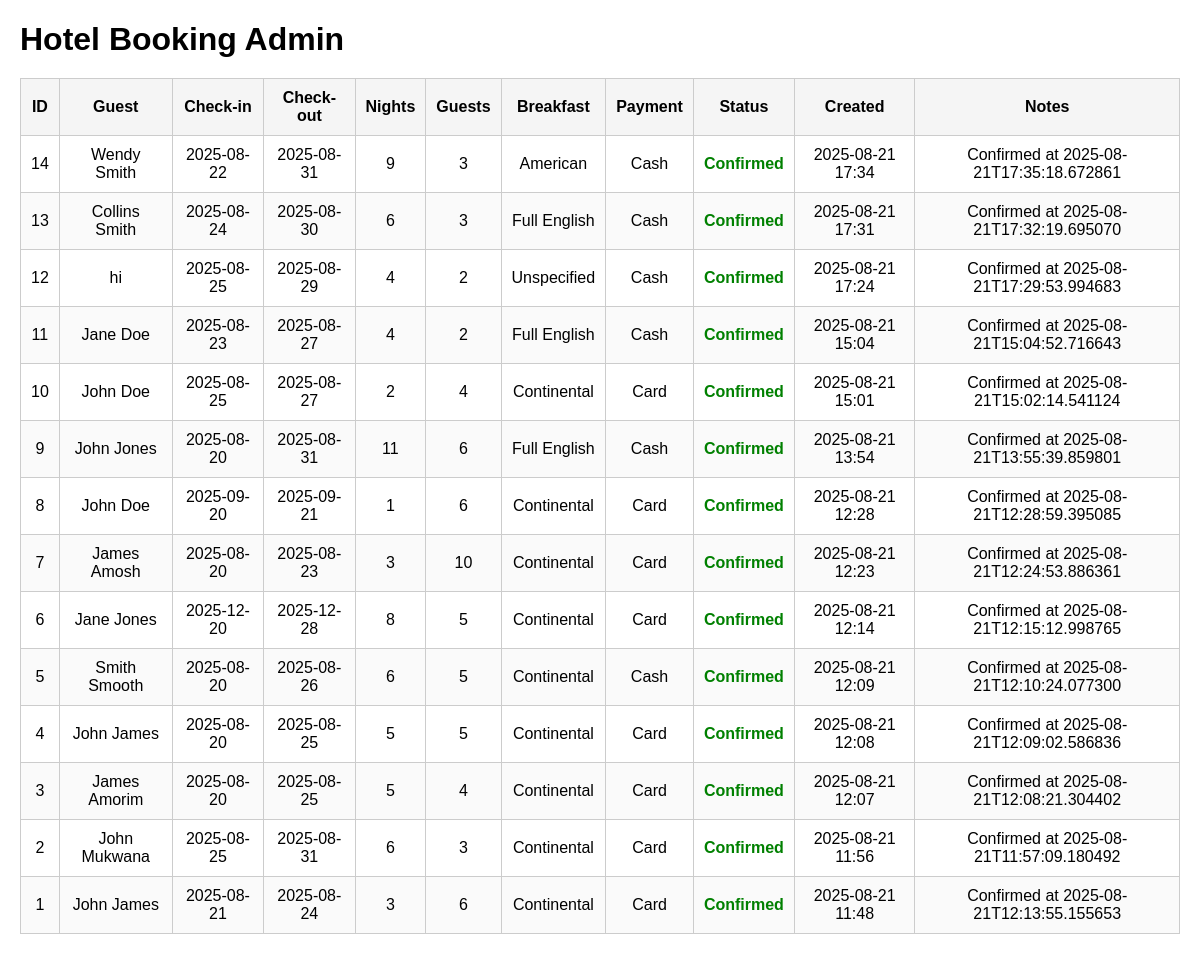
The page /admin on the database its author committed.
### models.py (models this page shows)
class Booking(Base):
    __tablename__ = "bookings"
    id = Column(Integer, primary_key=True)
    session_id = Column(String(64), index=True)     # to map pending booking to user session
    guest_name = Column(String(200), nullable=True)
    checkin = Column(DateTime, nullable=True)
    checkout = Column(DateTime, nullable=True)
    nights = Column(Integer, nullable=True)
    guests = Column(Integer, nullable=True)
    breakfast = Column(String(50), nullable=True)   # e.g., "Yes", "No", "Continental"
    payment_method = Column(String(100), nullable=True)
    confirmed = Column(Boolean, default=False)
    notes = Column(Text, nullable=True)
    created_at = Column(DateTime, default=datetime.utcnow)

### app.py (the view)
@app.route("/admin")
def admin_page():
    db_sess = DB_SESSION()
    bookings = db_sess.query(Booking).order_by(Booking.created_at.desc()).all()
    return render_template("admin.html", bookings=bookings)

### templates/admin.html (shortened to what this page needs)
<!DOCTYPE html>
<html>
<head>
</head>
<body>
  <h1>Hotel Booking Admin</h1>
  <table>
    <thead>
      <tr>
        <th>ID</th>
        <th>Guest</th>
        <th>Check-in</th>
        <th>Check-out</th>
        <th>Nights</th>
        <th>Guests</th>
        <th>Breakfast</th>
        <th>Payment</th>
        <th>Status</th>
        <th>Created</th>
        <th>Notes</th>
      </tr>
    </thead>
    <tbody>
      {% for b in bookings %}
      <tr>
        <td>{{ b.id }}</td>
        <td>{{ b.guest_name or '-' }}</td>
        <td>{{ b.checkin.strftime("%Y-%m-%d") if b.checkin else '-' }}</td>
        <td>{{ b.checkout.strftime("%Y-%m-%d") if b.checkout else '-' }}</td>
        <td>{{ b.nights or '-' }}</td>
        <td>{{ b.guests or '-' }}</td>
        <td>{{ b.breakfast or '-' }}</td>
        <td>{{ b.payment_method or '-' }}</td>
        <td class="{% if b.confirmed %}confirmed{% elif 'Cancelled' in (b.notes or '') %}cancelled{% else %}pending{% endif %}">
          {% if b.confirmed %}Confirmed{% elif 'Cancelled' in (b.notes or '') %}Cancelled{% else %}Pending{% endif %}
        </td>
        <td>{{ b.created_at.strftime("%Y-%m-%d %H:%M") }}</td>
        <td>{{ b.notes or '' }}</td>
      </tr>
      {% endfor %}
    </tbody>
  </table>
</body>
</html>

### templates/admin.html (style rules this page uses)
body { font-family: Arial, sans-serif; margin: 20px; }
h1 { margin-bottom: 20px; }
table { width: 100%; border-collapse: collapse; }
th, td { padding: 10px; border: 1px solid #ccc; text-align: center; }
th { background-color: #f5f5f5; }
tr:nth-child(even) { background-color: #fafafa; }
.confirmed { color: green; font-weight: bold; }

### rows shown on the page
Booking: id "14", guest_name "Wendy Smith", checkin "2025-08-22", checkout "2025-08-31", nights "9", guests "3", breakfast "American", payment_method "Cash", confirmed "Confirmed", created_at "2025-08-21 17:34", notes "Confirmed at 2025-08-21T17:35:18.672861"
Booking: id "13", guest_name "Collins Smith", checkin "2025-08-24", checkout "2025-08-30", nights "6", guests "3", breakfast "Full English", payment_method "Cash", confirmed "Confirmed", created_at "2025-08-21 17:31", notes "Confirmed at 2025-08-21T17:32:19.695070"
Booking: id "12", guest_name "hi", checkin "2025-08-25", checkout "2025-08-29", nights "4", guests "2", breakfast "Unspecified", payment_method "Cash", confirmed "Confirmed", created_at "2025-08-21 17:24", notes "Confirmed at 2025-08-21T17:29:53.994683"
Booking: id "11", guest_name "Jane Doe", checkin "2025-08-23", checkout "2025-08-27", nights "4", guests "2", breakfast "Full English", payment_method "Cash", confirmed "Confirmed", created_at "2025-08-21 15:04", notes "Confirmed at 2025-08-21T15:04:52.716643"
Booking: id "10", guest_name "John Doe", checkin "2025-08-25", checkout "2025-08-27", nights "2", guests "4", breakfast "Continental", payment_method "Card", confirmed "Confirmed", created_at "2025-08-21 15:01", notes "Confirmed at 2025-08-21T15:02:14.541124"
Booking: id "9", guest_name "John Jones", checkin "2025-08-20", checkout "2025-08-31", nights "11", guests "6", breakfast "Full English", payment_method "Cash", confirmed "Confirmed", created_at "2025-08-21 13:54", notes "Confirmed at 2025-08-21T13:55:39.859801"
Booking: id "8", guest_name "John Doe", checkin "2025-09-20", checkout "2025-09-21", nights "1", guests "6", breakfast "Continental", payment_method "Card", confirmed "Confirmed", created_at "2025-08-21 12:28", notes "Confirmed at 2025-08-21T12:28:59.395085"
Booking: id "7", guest_name "James Amosh", checkin "2025-08-20", checkout "2025-08-23", nights "3", guests "10", breakfast "Continental", payment_method "Card", confirmed "Confirmed", created_at "2025-08-21 12:23", notes "Confirmed at 2025-08-21T12:24:53.886361"
Booking: id "6", guest_name "Jane Jones", checkin "2025-12-20", checkout "2025-12-28", nights "8", guests "5", breakfast "Continental", payment_method "Card", confirmed "Confirmed", created_at "2025-08-21 12:14", notes "Confirmed at 2025-08-21T12:15:12.998765"
Booking: id "5", guest_name "Smith Smooth", checkin "2025-08-20", checkout "2025-08-26", nights "6", guests "5", breakfast "Continental", payment_method "Cash", confirmed "Confirmed", created_at "2025-08-21 12:09", notes "Confirmed at 2025-08-21T12:10:24.077300"
Booking: id "4", guest_name "John James", checkin "2025-08-20", checkout "2025-08-25", nights "5", guests "5", breakfast "Continental", payment_method "Card", confirmed "Confirmed", created_at "2025-08-21 12:08", notes "Confirmed at 2025-08-21T12:09:02.586836"
Booking: id "3", guest_name "James Amorim", checkin "2025-08-20", checkout "2025-08-25", nights "5", guests "4", breakfast "Continental", payment_method "Card", confirmed "Confirmed", created_at "2025-08-21 12:07", notes "Confirmed at 2025-08-21T12:08:21.304402"
Booking: id "2", guest_name "John Mukwana", checkin "2025-08-25", checkout "2025-08-31", nights "6", guests "3", breakfast "Continental", payment_method "Card", confirmed "Confirmed", created_at "2025-08-21 11:56", notes "Confirmed at 2025-08-21T11:57:09.180492"
Booking: id "1", guest_name "John James", checkin "2025-08-21", checkout "2025-08-24", nights "3", guests "6", breakfast "Continental", payment_method "Card", confirmed "Confirmed", created_at "2025-08-21 11:48", notes "Confirmed at 2025-08-21T12:13:55.155653"
